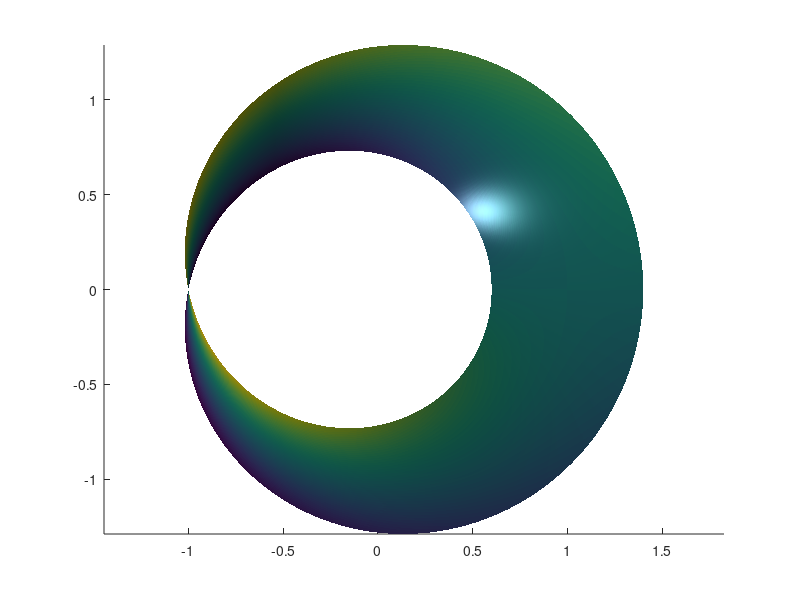

The MATLAB script that drew this image:
%% Striscia di Möbius

u=linspace(0,2*pi,1000);
v=linspace(-.4,.4,1000);

[U,V]=meshgrid(u,v);

x=cos(U)+V.*cos(U./2).*cos(U);
y=sin(U)+V.*cos(U./2).*sin(U);
z=V.*sin(U./2);

light('position',[-1 0 1]);
light('position',[-1.5 0.5 -0.5], 'color', [.6 .2 .2]);
view(3);


surface(x,y,z);
material metal;
axis equal;
shading interp;

%%
clear("x", "y", "z", "u", "v", "U", "V");
